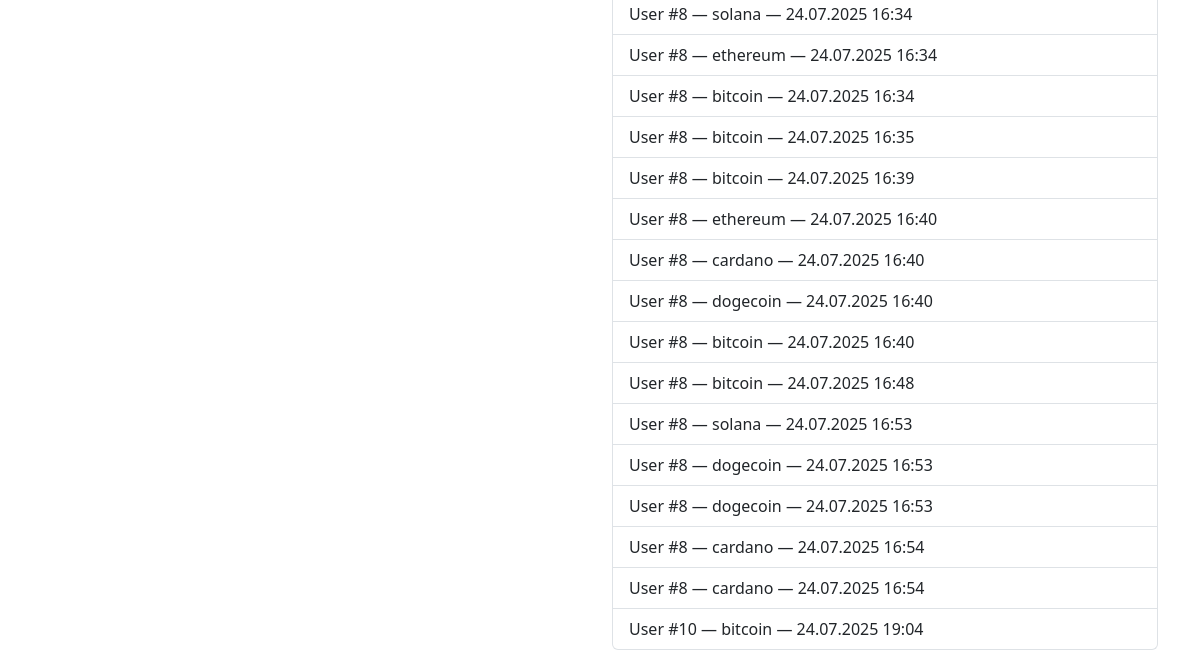
/admin/dashboard (signed in, lower part), run on an earlier commit of the app's database.
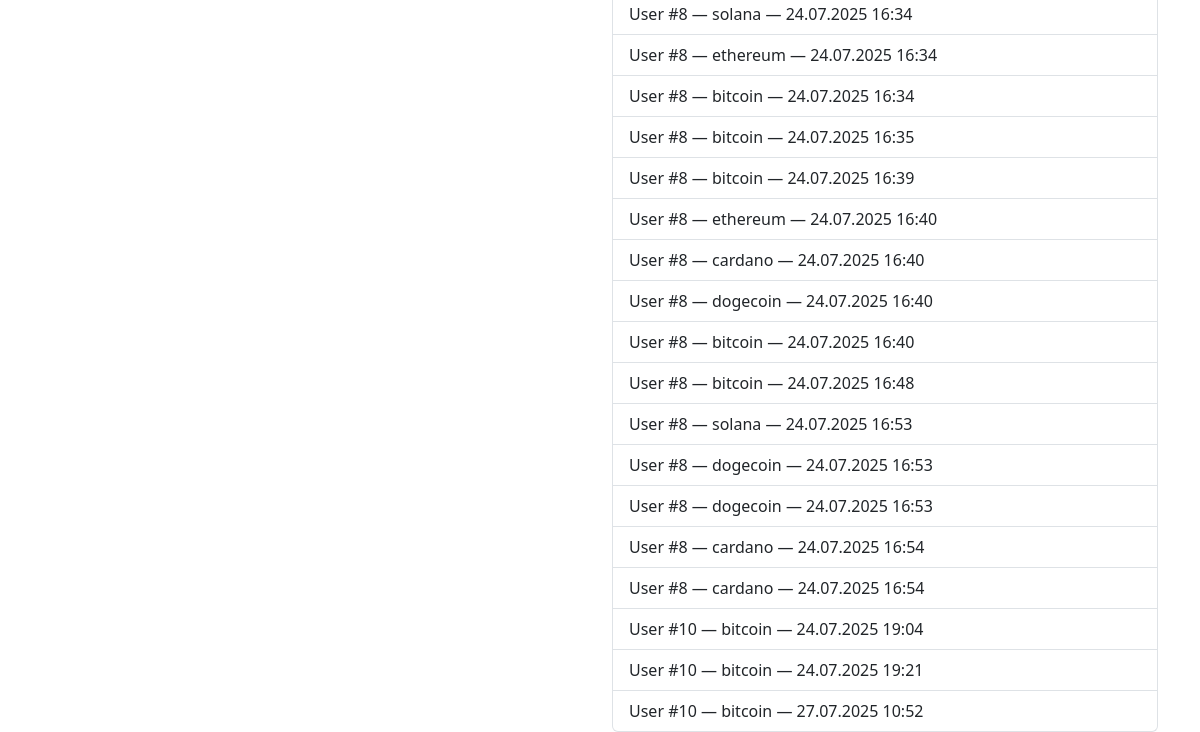
And on a later commit of the database.
### models.py (models this page shows)
class Forecast(db.Model):
    id = db.Column(db.Integer, primary_key=True)
    user_id = db.Column(db.Integer, nullable=False)
    symbol = db.Column(db.String(50), nullable=False)
    predicted = db.Column(db.Text)
    created_at = db.Column(db.DateTime, default=db.func.current_timestamp())

### routes/admin.py (the view)
    def wrapper(*args, **kwargs):
        if not current_user.is_authenticated or not current_user.is_admin:
            abort(403)
        return func(*args, **kwargs)

### app.py (called while the page is built)
@login_manager.user_loader
def load_user(user_id):
    return User.query.get(int(user_id))

### routes/admin.py (called while the page is built)
def admin_required(func):
    def wrapper(*args, **kwargs):
        if not current_user.is_authenticated or not current_user.is_admin:
            abort(403)
        return func(*args, **kwargs)
    wrapper.__name__ = func.__name__
    return login_required(wrapper)

@admin_bp.route("/admin/dashboard")
@admin_required
def admin_dashboard():
    users = User.query.all()
    forecasts = Forecast.query.all()
    return render_template("admin_dashboard.html", users=users, forecasts=forecasts)

### templates/admin_dashboard.html (shortened to what this page needs)
{% extends "base.html" %}
{% block content %}
<div class="row">
  <div class="col-md-6">
  </div>
  <div class="col-md-6">
    <ul class="list-group">
      {% for f in forecasts %}
      <li class="list-group-item">
        User #{{ f.user_id }} — {{ f.symbol }} — {{ f.created_at.strftime('%d.%m.%Y %H:%M') }}
      </li>
      {% endfor %}
    </ul>
  </div>
</div>
{% endblock %}

### templates/base.html (shortened to what this page needs)
<!doctype html>
<html lang="ru">
<head>
  <link href="https://cdn.jsdelivr.net/npm/bootstrap@5.3.0/dist/css/bootstrap.min.css" rel="stylesheet">
</head>
<body>
<div class="container">
  {% block content %}{% endblock %}
</div>
</body>
</html>

What changed in the data, as far as the page shows it:
added Forecast: user_id "10", symbol "bitcoin", created_at "24.07.2025 19:21"
added Forecast: user_id "10", symbol "bitcoin", created_at "27.07.2025 10:52"
